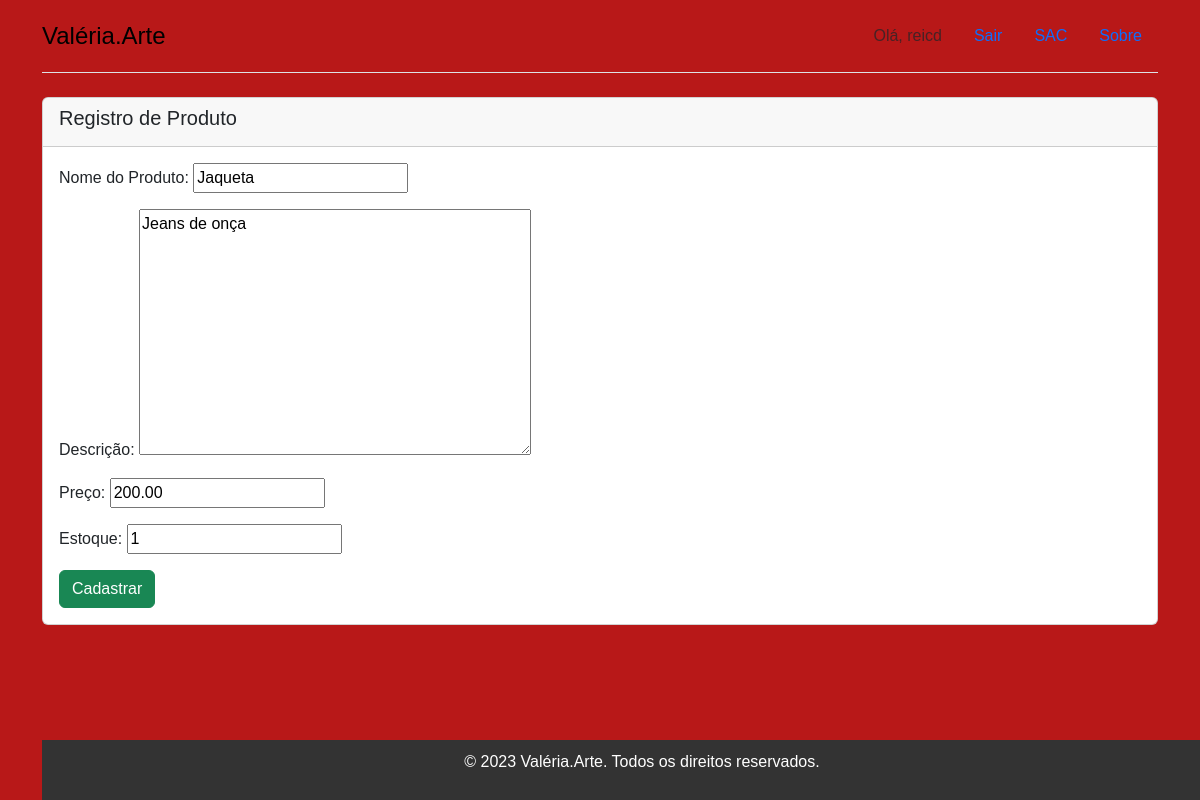
The page /products/product/3/edit/ (signed in) on the database its author committed.
### accounts/models.py (models this page shows)
class CustomUser(AbstractUser):
    data_nascimento = models.DateField("Data de Nascimento",
    null=True,
    blank=True)
    telefone = models.CharField("Telefone",max_length=15, null=True, blank=True)
    endereco = models.CharField("Endereço",max_length=255, null=True, blank=True)
    cidade = models.CharField("Cidade",max_length=100, null=True, blank=True)
    estado = models.CharField("Estado",max_length=100, null=True, blank=True)
    pais = models.CharField("País",max_length=100, null=True, blank=True)
    cep = models.CharField("CEP",max_length=8, null=True, blank=True)
    cpf = models.CharField("CPF",max_length=11, null=True, blank=True)

### products/models.py (models this page shows, shortened)
class Product(models.Model):
    name = models.CharField(max_length=100)
    description = models.TextField()
    price = models.DecimalField(max_digits=10, decimal_places=2)
    stock = models.IntegerField()
    class Meta:
        verbose_name = "Produto"
        verbose_name_plural = "Produtos"

### products/views.py (the view, shortened to what this page needs)
# urls.py: path('product/<int:pk>/edit/', ProductUpdateView.as_view(), name='product_edit'),
class ProductUpdateView(UpdateView):
    model = Product
    form_class = ProductForm
    template_name = 'produtos/product_form.html' # Reutiliza o mesmo formulário da criação
    success_url = reverse_lazy('products-index')

### products/forms.py
class ProductForm(forms.ModelForm):
    class Meta:
        model = Product
        fields = ('name', 'description', 'price', 'stock')
        labels = {
            'name': 'Nome do Produto',
            'description': 'Descrição',
            'price': 'Preço',
            'stock': 'Estoque',
        }

### templates/produtos/product_form.html (shortened to what this page needs)
{% extends '_layout2.html' %}
 {% block content %}
    <div class="card">
        <div class="card-header">
            <h5 class="card-title">Registro de Produto</h5>
        </div>
        <div class="card-body">
                <form method="post">
                    {{ form.as_p }}
                    <button type="submit" class="btn btn-success">Cadastrar</button>
                </form>
        </div>
    </div>
 {% endblock %}

### templates/_layout2.html (shortened to what this page needs)
{% extends '_base.html' %}
{% load static %}
{% block css %}
    <link rel="stylesheet" href="https://cdn.jsdelivr.net/npm/bootstrap@5.3.8/dist/css/bootstrap.min.css">
    <link rel="stylesheet" href="{% static 'css/styles.css' %}">
{% endblock css %}
{% block header %}
<div class="container">
    <header class="d-flex flex-wrap justify-content-center py-3 mb-4 border-bottom">
        <a href="{% url 'index' %}" class="d-flex align-items-center mb-3 mb-md-0 me-md-auto link-body-emphasis text-decoration-none">
    <span class="fs-4">Valéria.Arte</span></a>
    <ul class="nav nav-pills">
            {% if user.is_authenticated %}
        <li class="nav-item"><span class="nav-link disabled">Olá, {{ user.username }}</span></li>
        <li class="nav-item">
            <form action="{% url 'logout' %}" method="post" class="d-flex">
                <button class="btn btn-link nav-link" type="submit">Sair</button>
            </form>
        </li>
            {% endif %}
        <li class="nav-item">
            <a href="{% url 'about' %}" class="nav-link">SAC</a>
        </li>
        <li class="nav-item">
            <a href="{% url 'index' %}" class="nav-link">Sobre</a>
        </li>
    </ul>
    </header>
</div>
{% endblock header %}
{% block main %}
    <div class="container">
    {% block content %}
    {% endblock content %}
    </div>
{% endblock main %}
{% block footer %}
<div class="container">
    <footer>
        <p>&copy; 2023 Valéria.Arte. Todos os direitos reservados.</p>
    </footer>
</div>
{% endblock footer %}

### static/css/styles.css (style rules this page uses)
* { box-sizing: border-box; }
body { font-family: Arial, sans-serif; margin: 0; padding: 0; background-color: #b81818; color: #ffffff; }
footer { background-color: #333333; color: #ffffff; text-align: center; padding: 10px 0; position: fixed; width: 100%; bottom: 0; }

### rows shown on the page
CustomUser: username "reicd"
Product: name "Jaqueta", description "Jeans de onça", price "200.00", stock "1"
